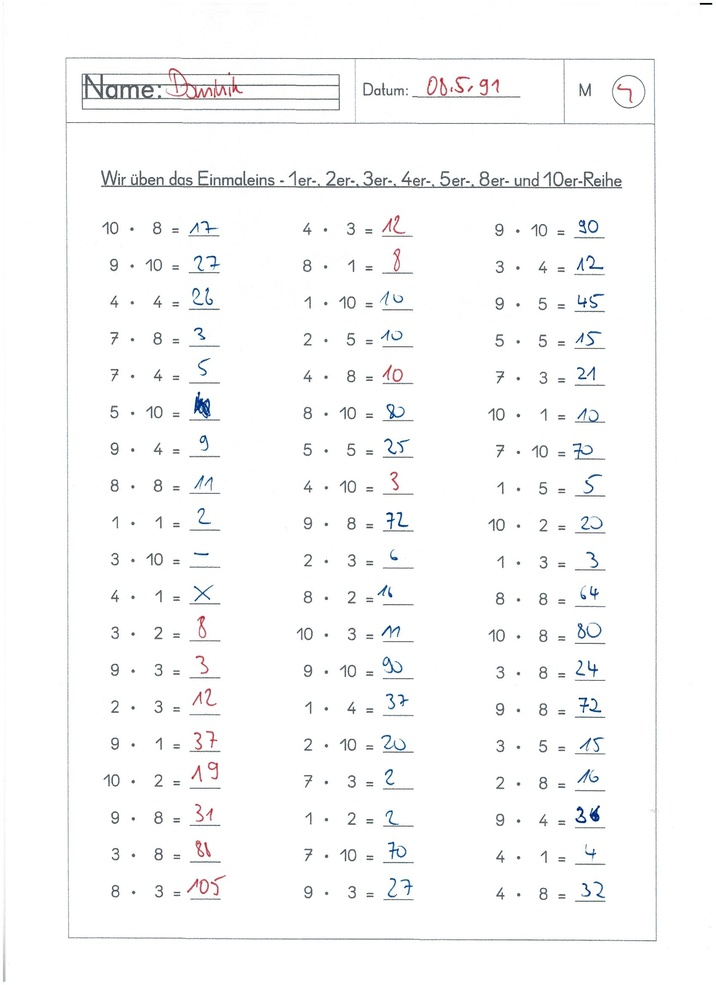
#> input picture testImages/testImage2.jpg, 716 x 985 px, shrunk from 1700 x 2338 before the run
$ jupyter execute ClusterImagesToFindEquations.ipynb
#> lines starting #> are read from the running program, lines starting #| are printed output that depends on the picture; after the words box and inside, x2 and y2 are one past the last pixel; in counts of white or black regions, pixels touching at a corner belong together
[cell 1]
import numpy as np
import matplotlib.pyplot as plt
import matplotlib.image as mpimg
import cv2
import math
from random import randint

from sklearn.cluster import KMeans

[cell 2]
# Reading image
image = mpimg.imread('testImages/testImage2.jpg')
#> image is the input picture: shape (985, 716, 3); mean R, G, B 249.6, 249.8, 250

# Print image information and plot
print('This image is: ', type(image), 'with dimensions: ', image.shape)
#| This image is:  <class 'numpy.ndarray'> with dimensions:  (985, 716, 3)
plt.imshow(image)

[cell 3]
# Copy original image and apply grey scale
imageGrey = np.copy(image)
imageGrey = cv2.cvtColor(imageGrey, cv2.COLOR_RGB2GRAY)
plt.imshow(imageGrey, cmap='gray')

[cell 4]
length = imageGrey.shape[0]
#> length = 985
width = imageGrey.shape[1]
#> width = 716

cropImg = imageGrey

[cell 5]
# Apply Gaussian Filtering
kernel_size = 5
gaussianFilteredImg = cv2.GaussianBlur(cropImg, (kernel_size, kernel_size), 0)
plt.imshow(gaussianFilteredImg, 'gray')

[cell 6]
# Canny Image
low_threshold = 100
high_threshold = 200
cannyImg = cv2.Canny(gaussianFilteredImg, low_threshold, high_threshold)
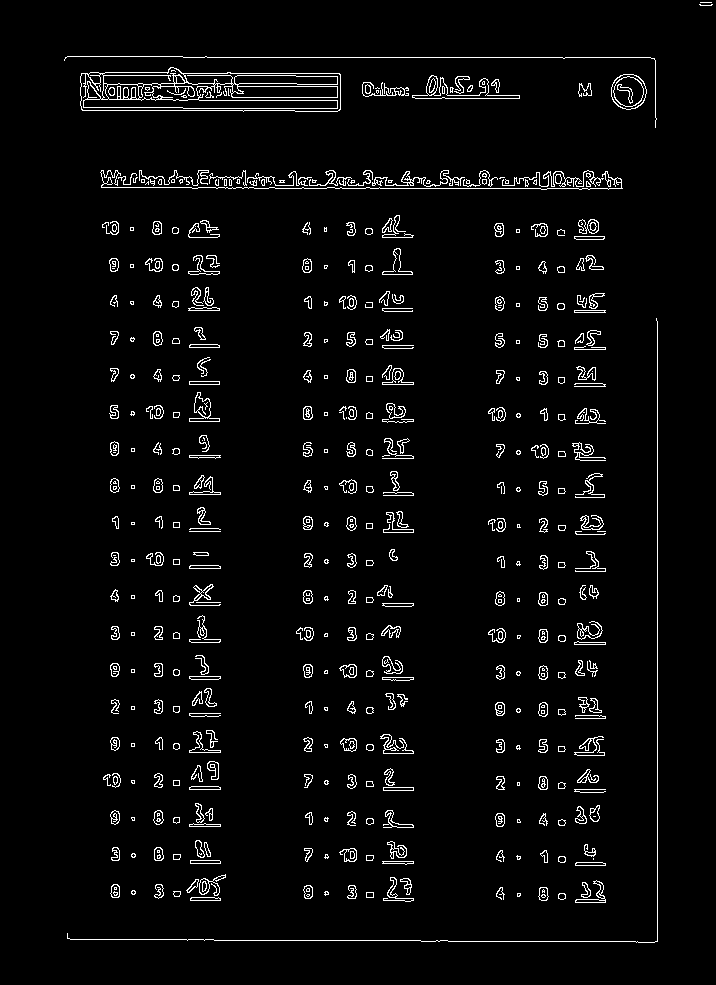
#> cannyImg: shape (985, 716); 3.7% white in thin lines or dots, all inside (x1, y1, x2, y2) = (64, 2, 713, 943)
plt.figure(figsize=(10,10))
plt.imshow(cannyImg, 'gray')

[cell 7]
# Bring the above picuture into a clusterable format
pointList = []
for x in range(0, length):
    for y in range(0, width):
        if cannyImg[x,y] > 0:
            pointList.append((x,y))

print("There are ", len(pointList), " equation points")
#| There are  25891  equation points

# Transform list into numpy Array
pointArray = np.array(pointList)

[cell 8]
k_means =  KMeans(init="k-means++", n_clusters=50, n_init=100)
k_means.fit(pointArray)

[cell 9]
# Create random color map based on number of clusters

colorMapList = []
for i in range(0, k_means.n_clusters):
    randomColor = [randint(0,255), randint(0,255), randint(0,255)]
    randomColor[i%3] = 0
    colorMapList.append(randomColor)

colorMapList

[cell 10]
# Plot results
# Color the Image
#colorMapList = [[255,0,0], [0,255,0], [0,0,255], [255,255,0], [0,255,255]]
clusterImg = np.zeros((length,width,3))
clusterImg[:,:] = (0, 0, 0)
for idx, (x, y) in enumerate(pointList):
    clusterImg[x,y] = colorMapList[k_means.labels_[idx]]
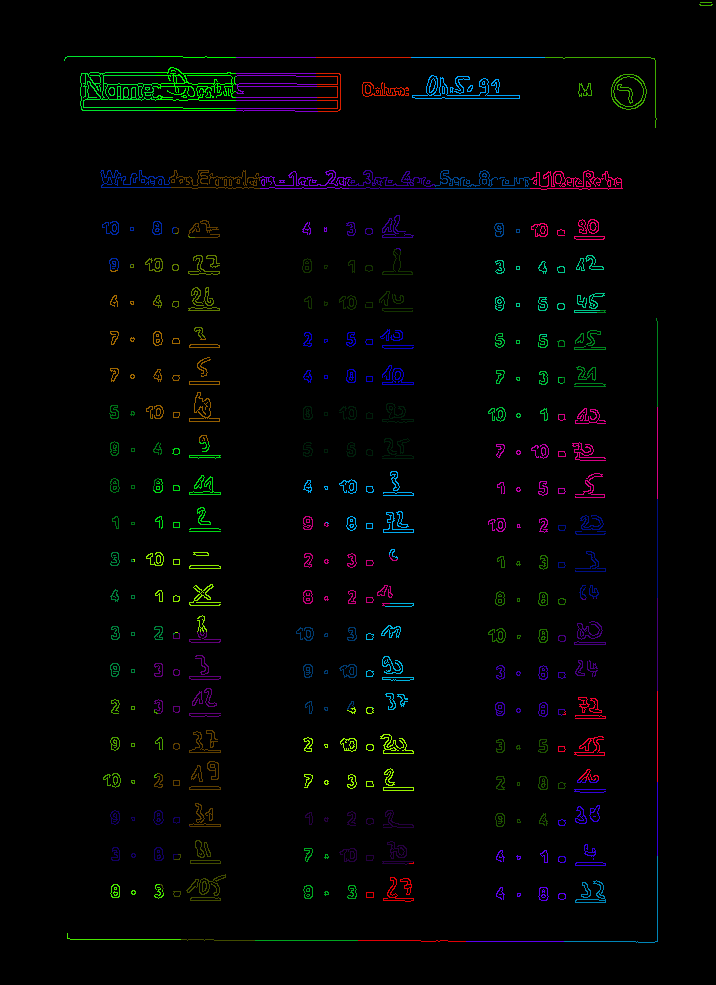
#> clusterImg: shape (985, 716, 3) float64; mean of channels 0, 1, 2 2.6, 3.3, 3.2; drawn as R, G, B

plt.figure(figsize=(15,15))
plt.imshow(clusterImg)
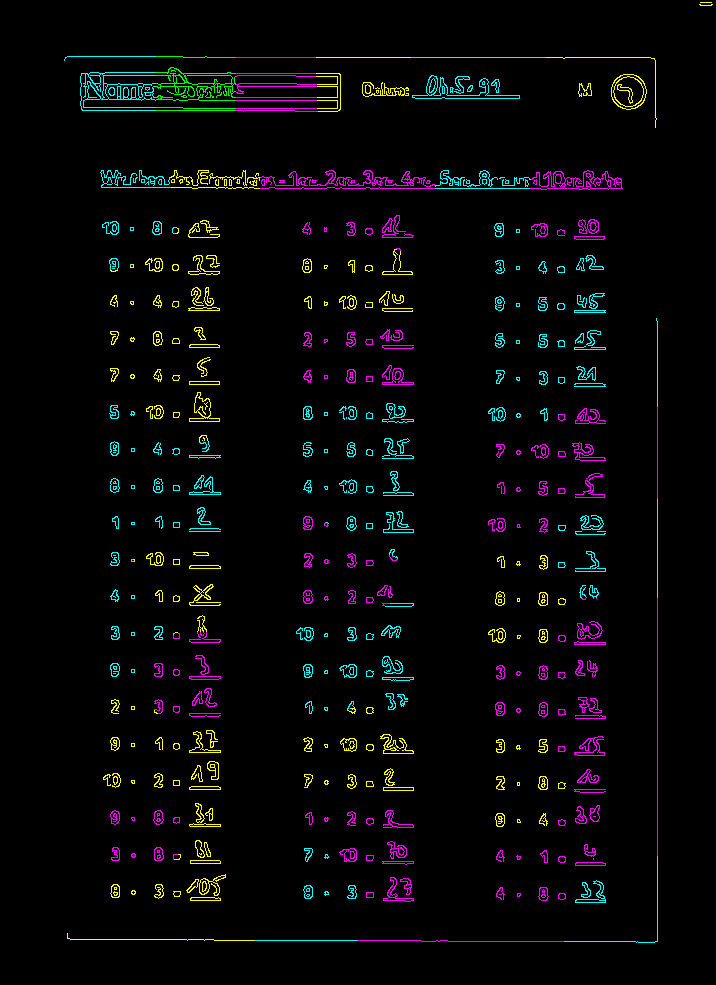
#> shown: shape (985, 716, 3) float64; mean R, G, B 0.023, 0.0244, 0.0247
